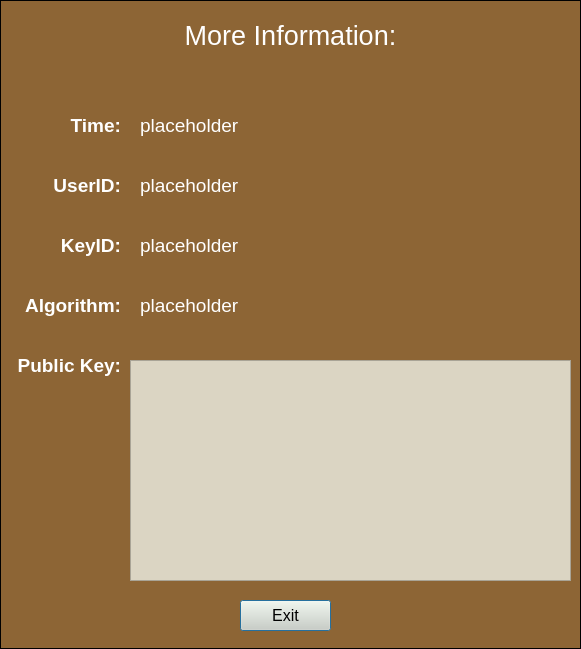
<?xml version="1.0" encoding="UTF-8"?>
<ui version="4.0">
 <class>PublicKeyInfoDialog</class>
 <widget class="QDialog" name="PublicKeyInfoDialog">
  <property name="geometry">
   <rect>
    <x>0</x>
    <y>0</y>
    <width>581</width>
    <height>649</height>
   </rect>
  </property>
  <property name="windowTitle">
   <string>Dialog</string>
  </property>
  <property name="styleSheet">
   <string notr="true">QPushButton {
	background-color: #dbd5c3;
}
QDialog { 
   border: 1px solid black;
    background-color: #8d6535;
}
QTextEdit {
	background-color: #dbd5c3;
}</string>
  </property>
  <widget class="QLabel" name="moreInformationLabel">
   <property name="geometry">
    <rect>
     <x>0</x>
     <y>10</y>
     <width>581</width>
     <height>51</height>
    </rect>
   </property>
   <property name="font">
    <font>
     <family>Arial</family>
     <pointsize>20</pointsize>
     <weight>50</weight>
     <italic>false</italic>
     <bold>false</bold>
     <underline>false</underline>
     <kerning>true</kerning>
    </font>
   </property>
   <property name="styleSheet">
    <string notr="true">QLabel {
	color: white;
}</string>
   </property>
   <property name="text">
    <string>More Information:</string>
   </property>
   <property name="alignment">
    <set>Qt::AlignCenter</set>
   </property>
  </widget>
  <widget class="QLabel" name="timeLabel">
   <property name="geometry">
    <rect>
     <x>0</x>
     <y>100</y>
     <width>121</width>
     <height>51</height>
    </rect>
   </property>
   <property name="font">
    <font>
     <family>Arial</family>
     <pointsize>14</pointsize>
     <weight>75</weight>
     <italic>false</italic>
     <bold>true</bold>
     <underline>false</underline>
     <kerning>true</kerning>
    </font>
   </property>
   <property name="styleSheet">
    <string notr="true">QLabel {
	color: white;
}</string>
   </property>
   <property name="text">
    <string>Time:</string>
   </property>
   <property name="alignment">
    <set>Qt::AlignRight|Qt::AlignTrailing|Qt::AlignVCenter</set>
   </property>
  </widget>
  <widget class="QLabel" name="userIDLabel">
   <property name="geometry">
    <rect>
     <x>0</x>
     <y>160</y>
     <width>121</width>
     <height>51</height>
    </rect>
   </property>
   <property name="font">
    <font>
     <family>Arial</family>
     <pointsize>14</pointsize>
     <weight>75</weight>
     <italic>false</italic>
     <bold>true</bold>
     <underline>false</underline>
     <kerning>true</kerning>
    </font>
   </property>
   <property name="styleSheet">
    <string notr="true">QLabel {
	color: white;
}</string>
   </property>
   <property name="text">
    <string>UserID:</string>
   </property>
   <property name="alignment">
    <set>Qt::AlignRight|Qt::AlignTrailing|Qt::AlignVCenter</set>
   </property>
  </widget>
  <widget class="QLabel" name="keyIDLabel">
   <property name="geometry">
    <rect>
     <x>0</x>
     <y>220</y>
     <width>121</width>
     <height>51</height>
    </rect>
   </property>
   <property name="font">
    <font>
     <family>Arial</family>
     <pointsize>14</pointsize>
     <weight>75</weight>
     <italic>false</italic>
     <bold>true</bold>
     <underline>false</underline>
     <kerning>true</kerning>
    </font>
   </property>
   <property name="styleSheet">
    <string notr="true">QLabel {
	color: white;
}</string>
   </property>
   <property name="text">
    <string>KeyID:</string>
   </property>
   <property name="alignment">
    <set>Qt::AlignRight|Qt::AlignTrailing|Qt::AlignVCenter</set>
   </property>
  </widget>
  <widget class="QLabel" name="algorithmLabel">
   <property name="geometry">
    <rect>
     <x>0</x>
     <y>280</y>
     <width>121</width>
     <height>51</height>
    </rect>
   </property>
   <property name="font">
    <font>
     <family>Arial</family>
     <pointsize>14</pointsize>
     <weight>75</weight>
     <italic>false</italic>
     <bold>true</bold>
     <underline>false</underline>
     <kerning>true</kerning>
    </font>
   </property>
   <property name="styleSheet">
    <string notr="true">QLabel {
	color: white;
}</string>
   </property>
   <property name="text">
    <string>Algorithm:</string>
   </property>
   <property name="alignment">
    <set>Qt::AlignRight|Qt::AlignTrailing|Qt::AlignVCenter</set>
   </property>
  </widget>
  <widget class="QLabel" name="publicKeyLabel">
   <property name="geometry">
    <rect>
     <x>0</x>
     <y>340</y>
     <width>121</width>
     <height>51</height>
    </rect>
   </property>
   <property name="font">
    <font>
     <family>Arial</family>
     <pointsize>14</pointsize>
     <weight>75</weight>
     <italic>false</italic>
     <bold>true</bold>
     <underline>false</underline>
     <kerning>true</kerning>
    </font>
   </property>
   <property name="styleSheet">
    <string notr="true">QLabel {
	color: white;
}</string>
   </property>
   <property name="text">
    <string>Public Key:</string>
   </property>
   <property name="alignment">
    <set>Qt::AlignRight|Qt::AlignTrailing|Qt::AlignVCenter</set>
   </property>
  </widget>
  <widget class="QTextBrowser" name="publicKeyTextInput">
   <property name="geometry">
    <rect>
     <x>130</x>
     <y>360</y>
     <width>441</width>
     <height>221</height>
    </rect>
   </property>
   <property name="font">
    <font>
     <family>Arial</family>
     <pointsize>12</pointsize>
    </font>
   </property>
  </widget>
  <widget class="QPushButton" name="exitButton">
   <property name="geometry">
    <rect>
     <x>240</x>
     <y>600</y>
     <width>91</width>
     <height>31</height>
    </rect>
   </property>
   <property name="font">
    <font>
     <family>Arial</family>
     <pointsize>12</pointsize>
    </font>
   </property>
   <property name="text">
    <string>Exit</string>
   </property>
  </widget>
  <widget class="QLabel" name="timeLabelInput">
   <property name="geometry">
    <rect>
     <x>140</x>
     <y>100</y>
     <width>411</width>
     <height>51</height>
    </rect>
   </property>
   <property name="font">
    <font>
     <family>Arial</family>
     <pointsize>14</pointsize>
     <weight>50</weight>
     <italic>false</italic>
     <bold>false</bold>
     <underline>false</underline>
     <kerning>true</kerning>
    </font>
   </property>
   <property name="styleSheet">
    <string notr="true">QLabel {
	color: white;
}</string>
   </property>
   <property name="text">
    <string>placeholder</string>
   </property>
   <property name="alignment">
    <set>Qt::AlignLeading|Qt::AlignLeft|Qt::AlignVCenter</set>
   </property>
  </widget>
  <widget class="QLabel" name="userIDLabelInput">
   <property name="geometry">
    <rect>
     <x>140</x>
     <y>160</y>
     <width>411</width>
     <height>51</height>
    </rect>
   </property>
   <property name="font">
    <font>
     <family>Arial</family>
     <pointsize>14</pointsize>
     <weight>50</weight>
     <italic>false</italic>
     <bold>false</bold>
     <underline>false</underline>
     <kerning>true</kerning>
    </font>
   </property>
   <property name="styleSheet">
    <string notr="true">QLabel {
	color: white;
}</string>
   </property>
   <property name="text">
    <string>placeholder</string>
   </property>
   <property name="alignment">
    <set>Qt::AlignLeading|Qt::AlignLeft|Qt::AlignVCenter</set>
   </property>
  </widget>
  <widget class="QLabel" name="keyIDLabelInput">
   <property name="geometry">
    <rect>
     <x>140</x>
     <y>220</y>
     <width>411</width>
     <height>51</height>
    </rect>
   </property>
   <property name="font">
    <font>
     <family>Arial</family>
     <pointsize>14</pointsize>
     <weight>50</weight>
     <italic>false</italic>
     <bold>false</bold>
     <underline>false</underline>
     <kerning>true</kerning>
    </font>
   </property>
   <property name="styleSheet">
    <string notr="true">QLabel {
	color: white;
}</string>
   </property>
   <property name="text">
    <string>placeholder</string>
   </property>
   <property name="alignment">
    <set>Qt::AlignLeading|Qt::AlignLeft|Qt::AlignVCenter</set>
   </property>
  </widget>
  <widget class="QLabel" name="algorithmLabelInput">
   <property name="geometry">
    <rect>
     <x>140</x>
     <y>280</y>
     <width>411</width>
     <height>51</height>
    </rect>
   </property>
   <property name="font">
    <font>
     <family>Arial</family>
     <pointsize>14</pointsize>
     <weight>50</weight>
     <italic>false</italic>
     <bold>false</bold>
     <underline>false</underline>
     <kerning>true</kerning>
    </font>
   </property>
   <property name="styleSheet">
    <string notr="true">QLabel {
	color: white;
}</string>
   </property>
   <property name="text">
    <string>placeholder</string>
   </property>
   <property name="alignment">
    <set>Qt::AlignLeading|Qt::AlignLeft|Qt::AlignVCenter</set>
   </property>
  </widget>
 </widget>
 <resources/>
 <connections/>
</ui>
